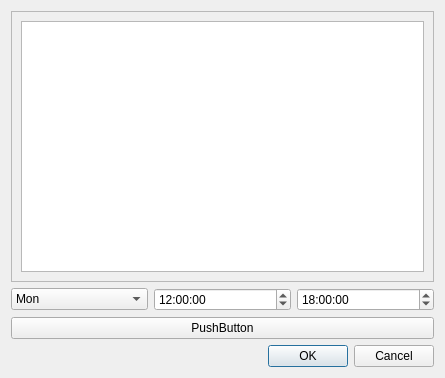
<?xml version="1.0" encoding="UTF-8"?>
<ui version="4.0">
 <class>StudentsTimeDialog</class>
 <widget class="QDialog" name="StudentsTimeDialog">
  <property name="geometry">
   <rect>
    <x>0</x>
    <y>0</y>
    <width>445</width>
    <height>378</height>
   </rect>
  </property>
  <property name="windowTitle">
   <string>Dialog</string>
  </property>
  <layout class="QVBoxLayout" name="verticalLayout">
   <item>
    <widget class="QScrollArea" name="scrollArea">
     <property name="widgetResizable">
      <bool>true</bool>
     </property>
     <widget class="QWidget" name="scrollAreaWidgetContents">
      <property name="geometry">
       <rect>
        <x>0</x>
        <y>0</y>
        <width>425</width>
        <height>262</height>
       </rect>
      </property>
      <layout class="QVBoxLayout" name="verticalLayout_2">
       <item>
        <widget class="QTableWidget" name="table"/>
       </item>
      </layout>
     </widget>
    </widget>
   </item>
   <item>
    <layout class="QGridLayout" name="gridLayout">
     <item row="0" column="0">
      <widget class="QComboBox" name="dayComboBox">
       <item>
        <property name="text">
         <string>Mon</string>
        </property>
       </item>
       <item>
        <property name="text">
         <string>Tue</string>
        </property>
       </item>
       <item>
        <property name="text">
         <string>Wed</string>
        </property>
       </item>
       <item>
        <property name="text">
         <string>Thu</string>
        </property>
       </item>
       <item>
        <property name="text">
         <string>Fri</string>
        </property>
       </item>
       <item>
        <property name="text">
         <string>Sat</string>
        </property>
       </item>
       <item>
        <property name="text">
         <string>Sun</string>
        </property>
       </item>
      </widget>
     </item>
     <item row="0" column="1">
      <widget class="QTimeEdit" name="fromTimeEdit">
       <property name="time">
        <time>
         <hour>12</hour>
         <minute>0</minute>
         <second>0</second>
        </time>
       </property>
      </widget>
     </item>
     <item row="0" column="2">
      <widget class="QTimeEdit" name="toTimeEdit">
       <property name="time">
        <time>
         <hour>18</hour>
         <minute>0</minute>
         <second>0</second>
        </time>
       </property>
      </widget>
     </item>
     <item row="1" column="0" colspan="3">
      <widget class="QPushButton" name="addTimeButton">
       <property name="text">
        <string>PushButton</string>
       </property>
      </widget>
     </item>
    </layout>
   </item>
   <item>
    <widget class="QDialogButtonBox" name="buttonBox">
     <property name="orientation">
      <enum>Qt::Horizontal</enum>
     </property>
     <property name="standardButtons">
      <set>QDialogButtonBox::Cancel|QDialogButtonBox::Ok</set>
     </property>
    </widget>
   </item>
  </layout>
 </widget>
 <resources/>
 <connections>
  <connection>
   <sender>buttonBox</sender>
   <signal>accepted()</signal>
   <receiver>StudentsTimeDialog</receiver>
   <slot>accept()</slot>
   <hints>
    <hint type="sourcelabel">
     <x>248</x>
     <y>254</y>
    </hint>
    <hint type="destinationlabel">
     <x>157</x>
     <y>274</y>
    </hint>
   </hints>
  </connection>
  <connection>
   <sender>buttonBox</sender>
   <signal>rejected()</signal>
   <receiver>StudentsTimeDialog</receiver>
   <slot>reject()</slot>
   <hints>
    <hint type="sourcelabel">
     <x>316</x>
     <y>260</y>
    </hint>
    <hint type="destinationlabel">
     <x>286</x>
     <y>274</y>
    </hint>
   </hints>
  </connection>
 </connections>
</ui>
